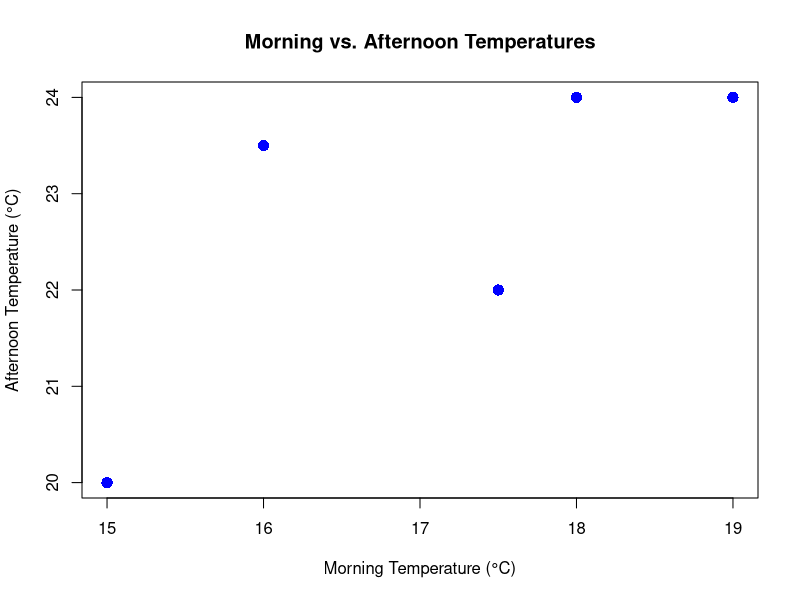

The R source for this figure:
# This script demonstrates essential R concepts:
# 1. Creating objects (variables)
# 2. Using the assignment operator (<-)
# 3. Adding comments to explain code
# 4. Writing and using functions
# 5. Working with arrays (vectors) and basic plotting

# --- Basic Arithmetic Operations ---
# Perform a simple arithmetic operation and print the result directly
5 + 8  # This computes the sum of 5 and 8

# --- Creating Objects and Using Assignment ---
# Assign the result of an operation to an object called 'alpha'
alpha <- 5 + 8    
alpha             # Display the value of alpha

# Assign another operation result to an object called 'beta'
beta <- 12 - 3    
beta              # Display the value of beta

# Further arithmetic operations
alpha * beta      # Product of alpha and beta
(alpha + beta)^2  # Square of the sum of alpha and beta

# --- Working with Arrays (Vectors) ---
# Create vectors to represent temperature readings at different times of day
temps_morning <- c(15, 17.5, 16, 18, 19)   # Morning temperatures in °C
temps_afternoon <- c(20, 22, 23.5, 24, 24)   # Afternoon temperatures in °C

# Display the temperature vectors
temps_morning
temps_afternoon

# --- Plotting the Data ---
# Plot morning vs. afternoon temperatures with customized symbols and colors
plot(temps_morning, temps_afternoon, 
     main = "Morning vs. Afternoon Temperatures",
     xlab = "Morning Temperature (°C)", 
     ylab = "Afternoon Temperature (°C)",
     pch = 16,      # Use solid circle markers
     col = "blue",  # Set marker color to blue
     cex = 1.5)     # Increase marker size

# --- Creating and Using a Custom Function ---
# Define a function to calculate the temperature increase from morning to afternoon
temp_difference <- function(morning, afternoon) {
  # Compute the difference (afternoon temperature minus morning temperature)
  diff <- afternoon - morning
  return(diff)
}

# Use the function to compute the temperature differences for our vectors
temperature_diff <- temp_difference(temps_morning, temps_afternoon)
temperature_diff  # Display the differences

# Compute and print the average temperature increase
average_increase <- mean(temperature_diff)
cat("Average temperature increase from morning to afternoon:", average_increase, "°C\n")